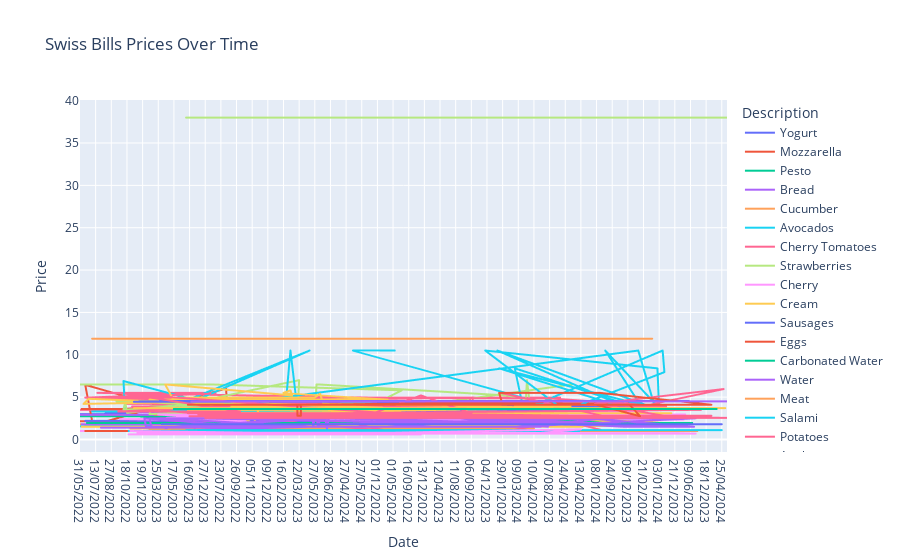

Notebook code cell kept with this figure:
### Markdown cell above
If we want, we can also look at the data using plotly, which is a more interactive way to look at the data as compared to matplotlib/seaborn.

### Code cell
px.line(data, x='Date', y='Price', color='Description', title='Swiss Bills Prices Over Time')
